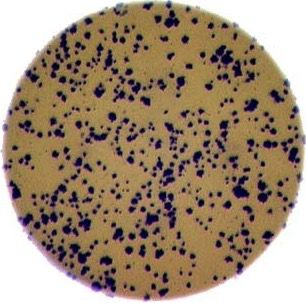
#> input picture bacteria_colony/bacteria3.jpg, 306 x 303 px
$ python bacteria.py
#> lines starting #> are read from the running program, lines starting #| are printed output that depends on the picture; after the words box and inside, x2 and y2 are one past the last pixel; in counts of white or black regions, pixels touching at a corner belong together
import cv2
import numpy as np
import matplotlib.pyplot as plt


#reading image
bact_img = cv2.imread("bacteria3.jpg")
#> bact_img is the input picture: shape (303, 306, 3); mean B, G, R 119.9, 141.6, 161.8
#reading gray image
gray_img = cv2.cvtColor(bact_img,cv2.COLOR_BGR2GRAY)
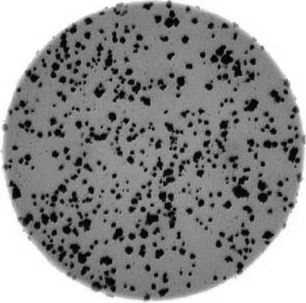
#> gray_img: shape (303, 306); min 0, max 255, mean 145.2

assert bact_img is not None,"Image file not found. Check path os.path.exist"

#showing original and gray image
cv2.imshow("Original Image",bact_img)
cv2.imshow("Grayscale Image",gray_img)

#Applying Gaussian blur
blur_img = cv2.GaussianBlur(gray_img,(7,7),0.3)
cv2.imshow("Blurred Image",blur_img)

#Displaying Histogram
plt.hist(blur_img.ravel(), bins=256,range=(0,256))
plt.title("Bacteria Image Histogram using hist")
plt.xlabel('pixel values')
plt.ylabel('frequency')
plt.show()
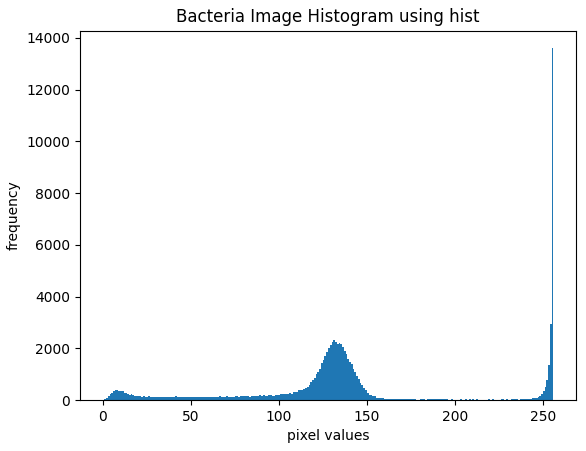
#> figure drawn by matplotlib, 1 panel; tallest bar 13604 high, from x = 255 to 256

#Creating a mask for the black spots on image
mask = blur_img < 20
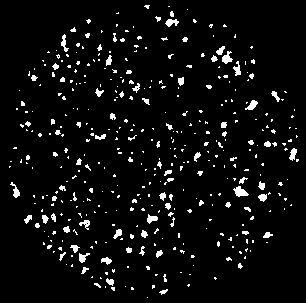
#> mask: shape (303, 306) bool; 5.1% white; 412 white regions (336 under 20 px), largest, box (x1, y1, x2, y2) and area: (233, 186, 249, 197) 99, (222, 51, 233, 64) 80, (245, 100, 258, 110) 70
plt.imshow(mask, cmap="gray")
plt.show()

mask = mask.astype(np.uint8)*255
#> mask: shape (303, 306); 5.1% white; 412 white regions (336 under 20 px)

#Finding contours of the spots
contour,hierarchy = cv2.findContours(mask,cv2.RETR_EXTERNAL,cv2.CHAIN_APPROX_SIMPLE)
#> contour = 412 contours, 374 with area under 20; largest, box (x1, y1, x2, y2) and area: (233, 186, 249, 197) 80, (222, 51, 233, 64) 61, (245, 100, 258, 110) 54, (165, 19, 179, 27) 52, (147, 214, 158, 224) 48
colored_img = np.zeros_like(bact_img)

#Iterated over the contours and assigned purple colour to each spot
for cnt in contour:
  area = cv2.contourArea(cnt)
  cv2.drawContours(colored_img,[cnt],-1,(232, 8, 252),-1)
#> this loop made 412 passes
#> area on passes 10, 28, 32: 30, 38.5, 43.5
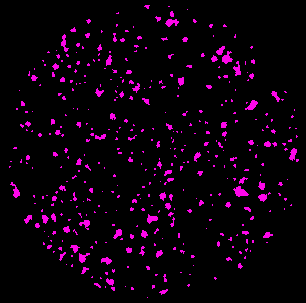
#> colored_img: shape (303, 306, 3); mean of channels 0, 1, 2 11.9, 0.4, 13; drawn as B, G, R
output_img = cv2.addWeighted(bact_img, 1, colored_img, 0.3, 0)
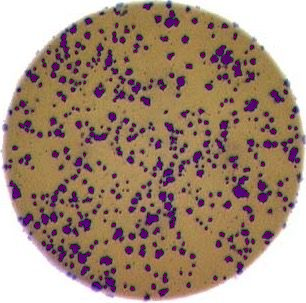
#> output_img: shape (303, 306, 3); mean B, G, R 123.5, 141.7, 165.7

# Displaying the final image with colored spots
plt.imshow(cv2.cvtColor(output_img, cv2.COLOR_BGR2RGB))
plt.title("Colored Spots on Bacteria Colony")
plt.show()

cv2.waitKey(0)
cv2.destroyAllWindows()

$ run again, with bacteria_colony/bacteria2.jpg copied over bacteria_colony/bacteria3.jpg
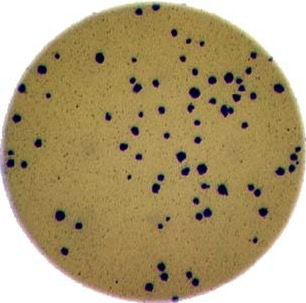
#> input picture bacteria_colony/bacteria2.jpg, 306 x 303 px
#> bact_img is the input picture: shape (303, 306, 3); mean B, G, R 117.7, 157, 174.8
#> `mask = blur_img < 20`:
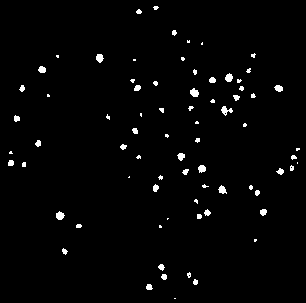
#> mask: shape (303, 306) bool; 1.9% white; 75 white regions (40 under 20 px), largest, box (x1, y1, x2, y2) and area: (221, 106, 233, 116) 59, (190, 88, 199, 97) 58, (56, 211, 65, 220) 56
#> contour = 75 contours, 52 with area under 20; largest, box (x1, y1, x2, y2) and area: (190, 88, 199, 97) 45, (56, 211, 65, 220) 44, (221, 106, 233, 116) 44, (225, 73, 233, 82) 40, (96, 54, 104, 63) 40
#> the loop `for cnt in contour:` made 75 passes
#> area on passes 2, 4, 6, 13, 14, 15, 19, 21: 23.5, 20.5, 22.5, 44, 28, 23, 37.5, 25.5
#> `plt.show()`:
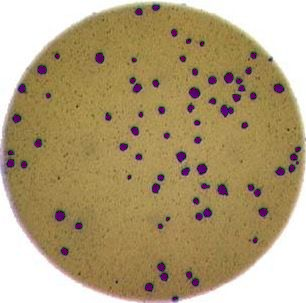
#> shown: shape (303, 306, 3); mean R, G, B 176.3, 157, 119

$ run again, with bacteria_colony/bacteria.jpg copied over bacteria_colony/bacteria3.jpg
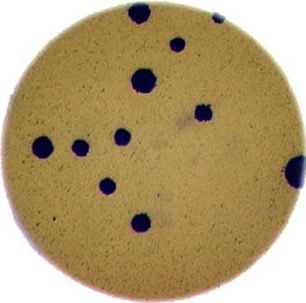
#> input picture bacteria_colony/bacteria.jpg, 306 x 303 px
#> bact_img is the input picture: shape (303, 306, 3); mean B, G, R 113.8, 155.7, 177.6
#> `mask = blur_img < 20`:
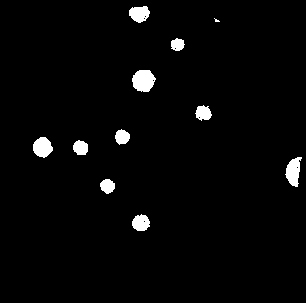
#> mask: shape (303, 306) bool; 2.6% white; 11 white regions (1 under 20 px), largest, box (x1, y1, x2, y2) and area: (132, 70, 156, 92) 402, (285, 157, 302, 187) 320, (33, 137, 53, 158) 306
#> contour = 11 contours, 1 with area under 20; largest, box (x1, y1, x2, y2) and area: (132, 70, 156, 92) 370, (285, 157, 302, 187) 284, (33, 137, 53, 158) 279, (129, 6, 150, 23) 234, (132, 214, 150, 231) 208
#> the loop `for cnt in contour:` made 11 passes
#> area on passes 1 to 8: 207.5, 145, 284.5, 156.5, 279, 152, 164.5, 369.5
#> `output_img = cv2.addWeighted(bact_img, 1, colored_img, 0.3, 0)`:
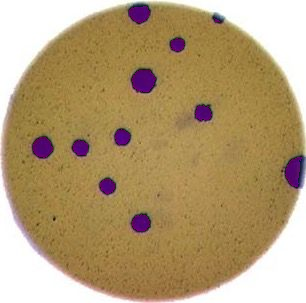
#> output_img: shape (303, 306, 3); mean B, G, R 115.6, 155.7, 179.6
